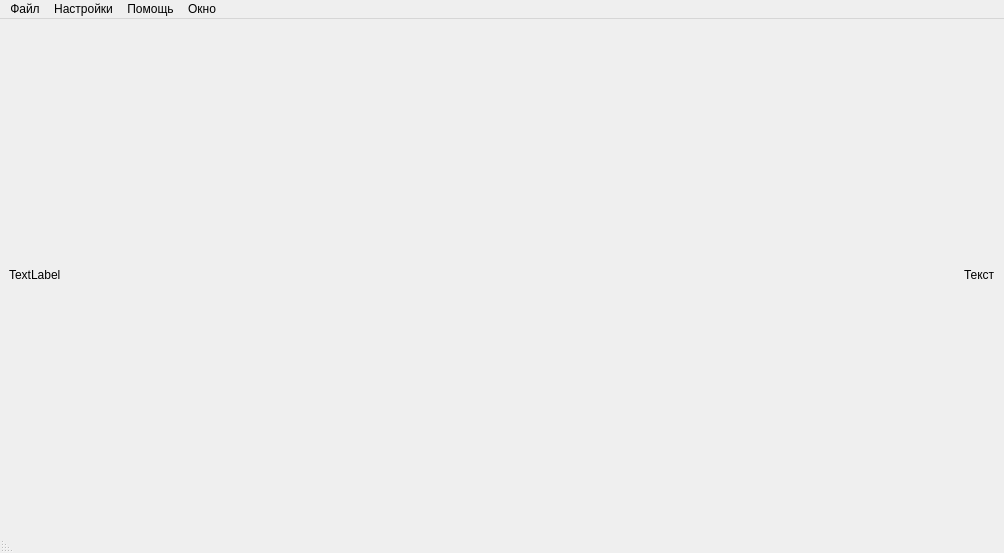
<?xml version="1.0" encoding="UTF-8"?>
<ui version="4.0">
 <class>MainWindow</class>
 <widget class="QMainWindow" name="MainWindow">
  <property name="windowModality">
   <enum>Qt::NonModal</enum>
  </property>
  <property name="enabled">
   <bool>true</bool>
  </property>
  <property name="geometry">
   <rect>
    <x>0</x>
    <y>0</y>
    <width>1004</width>
    <height>553</height>
   </rect>
  </property>
  <property name="sizePolicy">
   <sizepolicy hsizetype="Fixed" vsizetype="Fixed">
    <horstretch>0</horstretch>
    <verstretch>1</verstretch>
   </sizepolicy>
  </property>
  <property name="minimumSize">
   <size>
    <width>0</width>
    <height>0</height>
   </size>
  </property>
  <property name="focusPolicy">
   <enum>Qt::NoFocus</enum>
  </property>
  <property name="contextMenuPolicy">
   <enum>Qt::DefaultContextMenu</enum>
  </property>
  <property name="acceptDrops">
   <bool>true</bool>
  </property>
  <property name="windowTitle">
   <string>Конфокальный микроскоп</string>
  </property>
  <property name="windowIcon">
   <iconset>
    <normaloff>../../PC_Soft_Confocal_microscope V2.0.6/Icon/microscope_logo.png</normaloff>../../PC_Soft_Confocal_microscope V2.0.6/Icon/microscope_logo.png</iconset>
  </property>
  <property name="windowOpacity">
   <double>1.000000000000000</double>
  </property>
  <property name="styleSheet">
   <string notr="true"/>
  </property>
  <property name="iconSize">
   <size>
    <width>32</width>
    <height>32</height>
   </size>
  </property>
  <property name="toolButtonStyle">
   <enum>Qt::ToolButtonFollowStyle</enum>
  </property>
  <property name="animated">
   <bool>true</bool>
  </property>
  <property name="documentMode">
   <bool>true</bool>
  </property>
  <widget class="QWidget" name="centralwidget">
   <property name="font">
    <font>
     <pointsize>11</pointsize>
    </font>
   </property>
   <property name="styleSheet">
    <string notr="true"/>
   </property>
   <layout class="QHBoxLayout" name="horizontalLayout">
    <item>
     <widget class="QLabel" name="label">
      <property name="font">
       <font>
        <pointsize>9</pointsize>
       </font>
      </property>
      <property name="text">
       <string>TextLabel</string>
      </property>
     </widget>
    </item>
    <item>
     <spacer name="horizontalSpacer">
      <property name="orientation">
       <enum>Qt::Horizontal</enum>
      </property>
      <property name="sizeHint" stdset="0">
       <size>
        <width>880</width>
        <height>20</height>
       </size>
      </property>
     </spacer>
    </item>
    <item>
     <widget class="QLabel" name="label_2">
      <property name="font">
       <font>
        <pointsize>9</pointsize>
       </font>
      </property>
      <property name="text">
       <string>Текст</string>
      </property>
     </widget>
    </item>
   </layout>
  </widget>
  <widget class="QMenuBar" name="MenuBar">
   <property name="enabled">
    <bool>true</bool>
   </property>
   <property name="geometry">
    <rect>
     <x>0</x>
     <y>0</y>
     <width>1004</width>
     <height>19</height>
    </rect>
   </property>
   <property name="font">
    <font>
     <family>MS Shell Dlg 2</family>
     <pointsize>9</pointsize>
    </font>
   </property>
   <property name="styleSheet">
    <string notr="true"/>
   </property>
   <property name="defaultUp">
    <bool>false</bool>
   </property>
   <property name="nativeMenuBar">
    <bool>true</bool>
   </property>
   <widget class="QMenu" name="File">
    <property name="font">
     <font>
      <family>MS Shell Dlg 2</family>
      <pointsize>9</pointsize>
     </font>
    </property>
    <property name="title">
     <string>Файл</string>
    </property>
    <addaction name="MenuBar_open"/>
    <addaction name="separator"/>
    <addaction name="MenuBar_save"/>
    <addaction name="MenuBar_save_as"/>
    <addaction name="MenuBar_save_all"/>
   </widget>
   <widget class="QMenu" name="menu_6">
    <property name="title">
     <string>Помощь</string>
    </property>
    <addaction name="MenuBar_user_guide"/>
   </widget>
   <widget class="QMenu" name="menu_7">
    <property name="title">
     <string>Окно</string>
    </property>
    <addaction name="MenuBar_2D_view"/>
    <addaction name="separator"/>
    <addaction name="MenuBar_Spectrometer_Window"/>
    <addaction name="MenuBar_ODMR_Spectrometer_Window"/>
    <addaction name="separator"/>
    <addaction name="separator"/>
    <addaction name="MenuBar_Gcode_Window"/>
   </widget>
   <widget class="QMenu" name="menu">
    <property name="title">
     <string>Настройки</string>
    </property>
    <addaction name="MenuBar_Settings"/>
   </widget>
   <addaction name="File"/>
   <addaction name="menu"/>
   <addaction name="menu_6"/>
   <addaction name="menu_7"/>
  </widget>
  <widget class="QStatusBar" name="statusBar">
   <property name="layoutDirection">
    <enum>Qt::RightToLeft</enum>
   </property>
  </widget>
  <action name="MenuBar_Save_2D">
   <property name="text">
    <string>2D изображение</string>
   </property>
   <property name="font">
    <font>
     <family>MS Shell Dlg 2</family>
     <pointsize>9</pointsize>
    </font>
   </property>
  </action>
  <action name="MenuBar_Save_3D">
   <property name="text">
    <string>3D изображение</string>
   </property>
   <property name="font">
    <font>
     <family>MS Shell Dlg 2</family>
     <pointsize>9</pointsize>
    </font>
   </property>
  </action>
  <action name="MenuBar_Scaning_object">
   <property name="text">
    <string>Сканирование объекта</string>
   </property>
   <property name="font">
    <font>
     <family>MS Shell Dlg 2</family>
     <pointsize>9</pointsize>
    </font>
   </property>
  </action>
  <action name="MenuBar_Spectroscopy_object">
   <property name="text">
    <string>Спектроскопия объекта</string>
   </property>
   <property name="font">
    <font>
     <family>MS Shell Dlg 2</family>
     <pointsize>9</pointsize>
    </font>
   </property>
  </action>
  <action name="MenuBar_StepperMotor_settings">
   <property name="text">
    <string>Настройки шагового мотора спектрометра</string>
   </property>
   <property name="font">
    <font>
     <family>MS Shell Dlg 2</family>
     <pointsize>9</pointsize>
    </font>
   </property>
   <property name="shortcut">
    <string>Ctrl+Alt+M</string>
   </property>
  </action>
  <action name="MenuBar_Galvoscaner_settings">
   <property name="text">
    <string>Настройки гальвосканера</string>
   </property>
   <property name="font">
    <font>
     <family>MS Shell Dlg 2</family>
     <pointsize>9</pointsize>
    </font>
   </property>
   <property name="shortcut">
    <string>Ctrl+Alt+G</string>
   </property>
   <property name="shortcutContext">
    <enum>Qt::WindowShortcut</enum>
   </property>
  </action>
  <action name="MenuBar_MainSettings">
   <property name="text">
    <string>Настройки</string>
   </property>
   <property name="font">
    <font>
     <family>MS Shell Dlg 2</family>
     <pointsize>9</pointsize>
    </font>
   </property>
  </action>
  <action name="MenuBar_PhotonCounter_settings">
   <property name="text">
    <string>Настройки счётчика</string>
   </property>
   <property name="font">
    <font>
     <family>MS Shell Dlg 2</family>
     <pointsize>9</pointsize>
    </font>
   </property>
   <property name="shortcut">
    <string>Ctrl+Alt+D</string>
   </property>
  </action>
  <action name="MenuBar_Load_2D">
   <property name="text">
    <string>2D изображение</string>
   </property>
  </action>
  <action name="MenuBar_Load_3D">
   <property name="text">
    <string>3D изображение</string>
   </property>
  </action>
  <action name="MenuBar_2D_view">
   <property name="text">
    <string>Сканирование</string>
   </property>
   <property name="shortcut">
    <string>Ctrl+1</string>
   </property>
  </action>
  <action name="MenuBar_3D_view">
   <property name="text">
    <string>3D вид</string>
   </property>
  </action>
  <action name="MenuBar_StarLight_Window">
   <property name="text">
    <string>SXCCD камера</string>
   </property>
   <property name="shortcut">
    <string>Ctrl+4</string>
   </property>
  </action>
  <action name="MenuBar_Spectrometer_Window">
   <property name="text">
    <string>Спектрометр</string>
   </property>
   <property name="shortcut">
    <string>Ctrl+2</string>
   </property>
  </action>
  <action name="MenuBar_File_Open_Spectrum">
   <property name="text">
    <string>Спектр</string>
   </property>
  </action>
  <action name="MenuBar_File_Save_Spectrum">
   <property name="text">
    <string>Спектр</string>
   </property>
  </action>
  <action name="MenuBar_Piezo_settings">
   <property name="text">
    <string>Настройки пьезоподвижки</string>
   </property>
   <property name="shortcut">
    <string>Ctrl+Alt+P</string>
   </property>
  </action>
  <action name="MenuBar_Gcode_Window">
   <property name="text">
    <string>Gcode</string>
   </property>
   <property name="shortcut">
    <string>Ctrl+5</string>
   </property>
  </action>
  <action name="MenuBar_File_Open_Gcode">
   <property name="text">
    <string>Gcode файл</string>
   </property>
  </action>
  <action name="MenuBar_ODMR_Spectrometer_Window">
   <property name="text">
    <string>ОДМР Спектрометр</string>
   </property>
   <property name="shortcut">
    <string>Ctrl+3</string>
   </property>
  </action>
  <action name="action">
   <property name="text">
    <string>Настройки ОДМР спектрометра</string>
   </property>
  </action>
  <action name="MenuBar_ODMR_Spectrometer_settings">
   <property name="text">
    <string>Настройки ОДМР спектрометра</string>
   </property>
  </action>
  <action name="MenuBar_save_ODMR_Spectrum">
   <property name="text">
    <string>ОДМР Спектр</string>
   </property>
  </action>
  <action name="MenuBar_load_ODMR_Spectrum">
   <property name="text">
    <string>ОДМР Спектр</string>
   </property>
  </action>
  <action name="actionGcode">
   <property name="text">
    <string>Gcode</string>
   </property>
  </action>
  <action name="MenuBar_General_settings">
   <property name="text">
    <string>Общие</string>
   </property>
   <property name="font">
    <font>
     <pointsize>9</pointsize>
    </font>
   </property>
   <property name="autoRepeat">
    <bool>true</bool>
   </property>
  </action>
  <action name="MenuBar_save_all">
   <property name="text">
    <string>Сохранить все</string>
   </property>
   <property name="font">
    <font>
     <pointsize>9</pointsize>
    </font>
   </property>
   <property name="shortcut">
    <string>Ctrl+Shift+S</string>
   </property>
  </action>
  <action name="MenuBar_save">
   <property name="text">
    <string>Сохранить</string>
   </property>
   <property name="shortcut">
    <string comment="ctrl+s" extracomment="ctrl+s">Ctrl+S</string>
   </property>
   <property name="shortcutVisibleInContextMenu">
    <bool>true</bool>
   </property>
  </action>
  <action name="MenuBar_save_as">
   <property name="text">
    <string>Сохранить как...</string>
   </property>
  </action>
  <action name="MenuBar_open">
   <property name="text">
    <string>Открыть</string>
   </property>
   <property name="shortcut">
    <string>Ctrl+O</string>
   </property>
  </action>
  <action name="MenuBar_user_guide">
   <property name="text">
    <string>Руководство пользователя</string>
   </property>
   <property name="shortcut">
    <string>Ctrl+H</string>
   </property>
  </action>
  <action name="MenuBar_CommonSettings">
   <property name="text">
    <string>Общие</string>
   </property>
  </action>
  <action name="action_4">
   <property name="text">
    <string>Окна</string>
   </property>
  </action>
  <action name="action_5">
   <property name="text">
    <string>Всплывающие окна</string>
   </property>
  </action>
  <action name="MenuBar_Settings">
   <property name="text">
    <string>Общие</string>
   </property>
  </action>
 </widget>
 <resources/>
 <connections/>
</ui>
